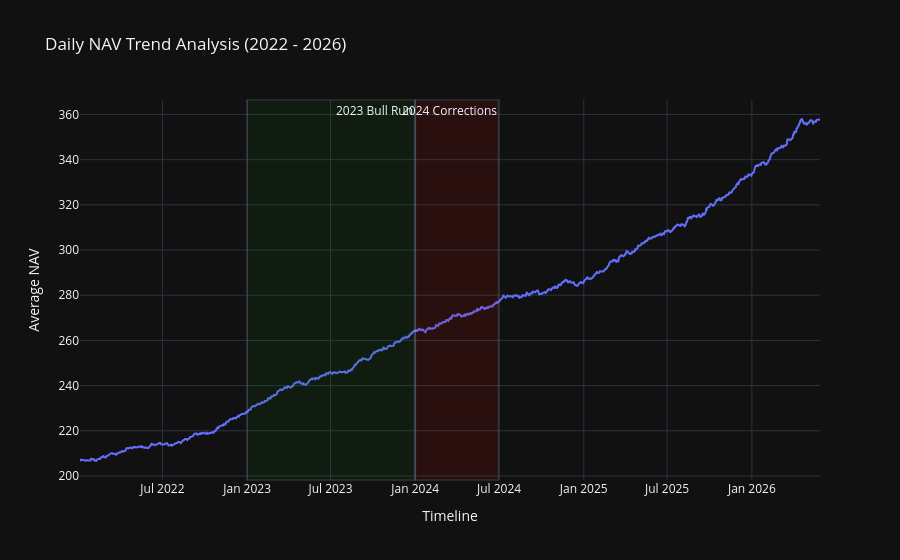

Notebook source saved alongside this figure:
### Code cell
import sqlite3
import pandas as pd
import plotly.express as px

# Connect to the local SQLite database
conn = sqlite3.connect("bluestock_mf.db")
df_nav = pd.read_sql_query("SELECT * FROM fact_nav", conn)
df_nav['date'] = pd.to_datetime(df_nav['date'])

# Aggregate and format daily trends
df_daily_nav = df_nav.groupby('date')['nav'].mean().reset_index()
fig = px.line(df_daily_nav, x='date', y='nav', 
              title='Daily NAV Trend Analysis (2022 - 2026)',
              labels={'date': 'Timeline', 'nav': 'Average NAV'})

# Highlight 2023 Bull Run and 2024 Market Correction windows
fig.add_vrect(x0="2023-01-01", x1="2023-12-31", fillcolor="green", opacity=0.1, annotation_text="2023 Bull Run")
fig.add_vrect(x0="2024-01-01", x1="2024-06-30", fillcolor="red", opacity=0.1, annotation_text="2024 Corrections")

fig.update_layout(template="plotly_dark")
fig.show()

### Figure 1 — Plotly figure (JSON) as saved in the notebook; plotly's stock layout.template omitted (floating-point values rounded to 4 significant figures; data arrays with more than 128 entries replaced by an {"elided": "..."} marker saying what was removed)
{"data": [{"hovertemplate": "Timeline=%{x}<br>Average NAV=%{y}<extra></extra>", "legendgroup": "", "line": {"color": "#636efa", "dash": "solid"}, "marker": {"symbol": "circle"}, "mode": "lines", "name": "", "showlegend": false, "type": "scattergl", "x": {"elided": "1150 str values"}, "xaxis": "x", "y": {"elided": "1150 float values"}, "yaxis": "y"}], "layout": {"annotations": [{"showarrow": false, "text": "2023 Bull Run", "x": "2023-12-31", "xanchor": "right", "xref": "x", "y": 1, "yanchor": "top", "yref": "y domain"}, {"showarrow": false, "text": "2024 Corrections", "x": "2024-06-30", "xanchor": "right", "xref": "x", "y": 1, "yanchor": "top", "yref": "y domain"}], "legend": {"tracegroupgap": 0}, "shapes": [{"fillcolor": "green", "opacity": 0.1, "type": "rect", "x0": "2023-01-01", "x1": "2023-12-31", "xref": "x", "y0": 0, "y1": 1, "yref": "y domain"}, {"fillcolor": "red", "opacity": 0.1, "type": "rect", "x0": "2024-01-01", "x1": "2024-06-30", "xref": "x", "y0": 0, "y1": 1, "yref": "y domain"}], "title": {"text": "Daily NAV Trend Analysis (2022 - 2026)"}, "xaxis": {"anchor": "y", "domain": [0, 1], "title": {"text": "Timeline"}}, "yaxis": {"anchor": "x", "domain": [0, 1], "title": {"text": "Average NAV"}}}}
